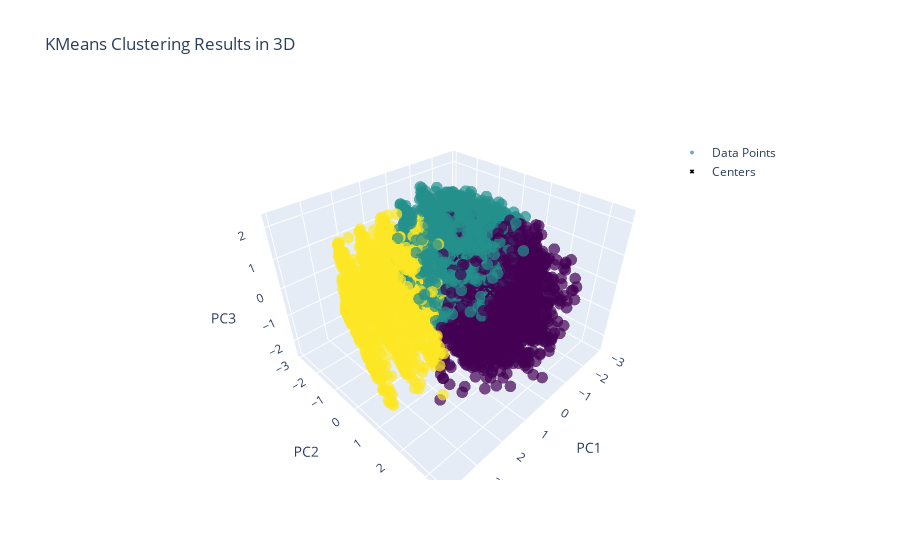
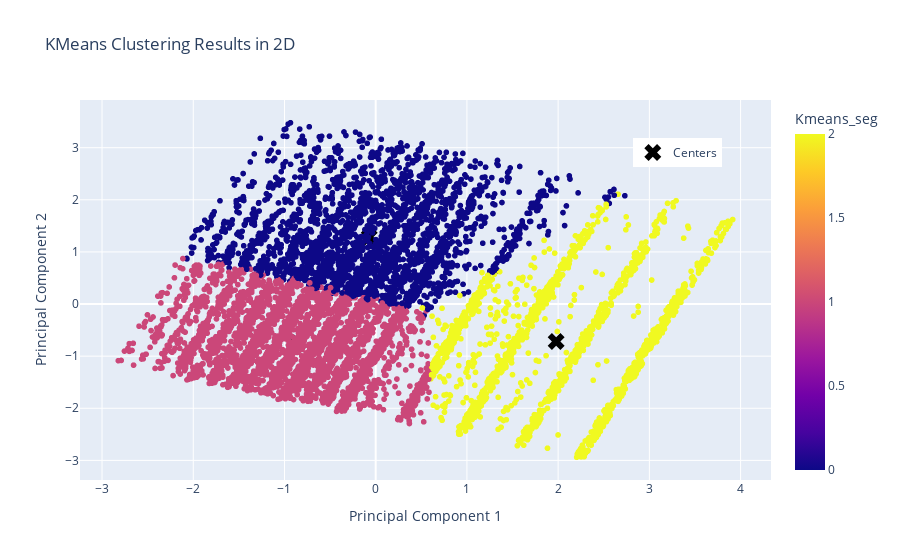

The code cell stored with these charts, in order, in its notebook:
### Code cell
# Visualize clusters in 3D with Plotly and show cluster centers
import plotly.graph_objects as go
# 3D scatter for points
fig = go.Figure()
fig.add_trace(go.Scatter3d(
    x=result['PC1'], y=result['PC2'], z=result['PC3'],
    mode='markers',
    marker=dict(size=4, color=result['Kmeans_seg'], colorscale='Viridis', opacity=0.7),
    text=[f'Cluster {c}' for c in result['Kmeans_seg']],
    name='Data Points'
))
# 3D scatter for centers
fig.add_trace(go.Scatter3d(
    x=kmeans_centers[:,0], y=kmeans_centers[:,1], z=kmeans_centers[:,2],
    mode='markers',
    marker=dict(size=4, color='black', symbol='x'),
    name='Centers'
))
fig.update_layout(
    title='KMeans Clustering Results in 3D',
    scene = dict(xaxis_title='PC1', yaxis_title='PC2', zaxis_title='PC3'),
    legend=dict(x=0.8, y=0.9)
 )
fig.show()

# Visualize clusters in 2D with Plotly and show cluster centers
fig = px.scatter(result, x='PC1', y='PC2', color='Kmeans_seg', 
                 title='KMeans Clustering Results in 2D',
                 labels={'PC1': 'Principal Component 1', 'PC2': 'Principal Component 2'})
# Add cluster centers
fig.add_trace(go.Scatter(
    x=kmeans_centers[:,0], y=kmeans_centers[:,1],
    mode='markers',
    marker=dict(size=15, color='black', symbol='x'),
    name='Centers'
))
fig.update_layout(
    title='KMeans Clustering Results in 2D',
    xaxis_title='Principal Component 1',
    yaxis_title='Principal Component 2',
    legend=dict(x=0.8, y=0.9)
 )
fig.show()

### Figure 1 — Plotly figure (JSON) as saved in the notebook; plotly's stock layout.template omitted (floating-point values rounded to 4 significant figures; data arrays with more than 128 entries replaced by an {"elided": "..."} marker saying what was removed)
{"data": [{"marker": {"color": {"elided": "7626 int values"}, "colorscale": [[0, "#440154"], [0.1111, "#482878"], [0.2222, "#3e4989"], [0.3333, "#31688e"], [0.4444, "#26828e"], [0.5556, "#1f9e89"], [0.6667, "#35b779"], [0.7778, "#6ece58"], [0.8889, "#b5de2b"], [1, "#fde725"]], "opacity": 0.7, "size": 4}, "mode": "markers", "name": "Data Points", "text": {"elided": "7626 str values"}, "type": "scatter3d", "x": {"elided": "7626 float values"}, "y": {"elided": "7626 float values"}, "z": {"elided": "7626 float values"}}, {"marker": {"color": "black", "size": 4, "symbol": "x"}, "mode": "markers", "name": "Centers", "type": "scatter3d", "x": [-0.07093, -0.8515, 1.978], "y": [1.287, -0.744, -0.7202], "z": [-0.02288, 0.007558, 0.02512]}], "layout": {"legend": {"x": 0.8, "y": 0.9}, "scene": {"xaxis": {"title": {"text": "PC1"}}, "yaxis": {"title": {"text": "PC2"}}, "zaxis": {"title": {"text": "PC3"}}}, "title": {"text": "KMeans Clustering Results in 3D"}}}

### Figure 2 — Plotly figure (JSON) as saved in the notebook; plotly's stock layout.template omitted (floating-point values rounded to 4 significant figures; data arrays with more than 128 entries replaced by an {"elided": "..."} marker saying what was removed)
{"data": [{"hovertemplate": "Principal Component 1=%{x}<br>Principal Component 2=%{y}<br>Kmeans_seg=%{marker.color}<extra></extra>", "legendgroup": "", "marker": {"color": {"elided": "7626 int values"}, "coloraxis": "coloraxis", "symbol": "circle"}, "mode": "markers", "name": "", "showlegend": false, "type": "scattergl", "x": {"elided": "7626 float values"}, "xaxis": "x", "y": {"elided": "7626 float values"}, "yaxis": "y"}, {"marker": {"color": "black", "size": 15, "symbol": "x"}, "mode": "markers", "name": "Centers", "type": "scatter", "x": [-0.07093, -0.8515, 1.978], "y": [1.287, -0.744, -0.7202]}], "layout": {"coloraxis": {"colorbar": {"title": {"text": "Kmeans_seg"}}, "colorscale": [[0, "#0d0887"], [0.1111, "#46039f"], [0.2222, "#7201a8"], [0.3333, "#9c179e"], [0.4444, "#bd3786"], [0.5556, "#d8576b"], [0.6667, "#ed7953"], [0.7778, "#fb9f3a"], [0.8889, "#fdca26"], [1, "#f0f921"]]}, "legend": {"tracegroupgap": 0, "x": 0.8, "y": 0.9}, "title": {"text": "KMeans Clustering Results in 2D"}, "xaxis": {"anchor": "y", "domain": [0, 1], "title": {"text": "Principal Component 1"}}, "yaxis": {"anchor": "x", "domain": [0, 1], "title": {"text": "Principal Component 2"}}}}
